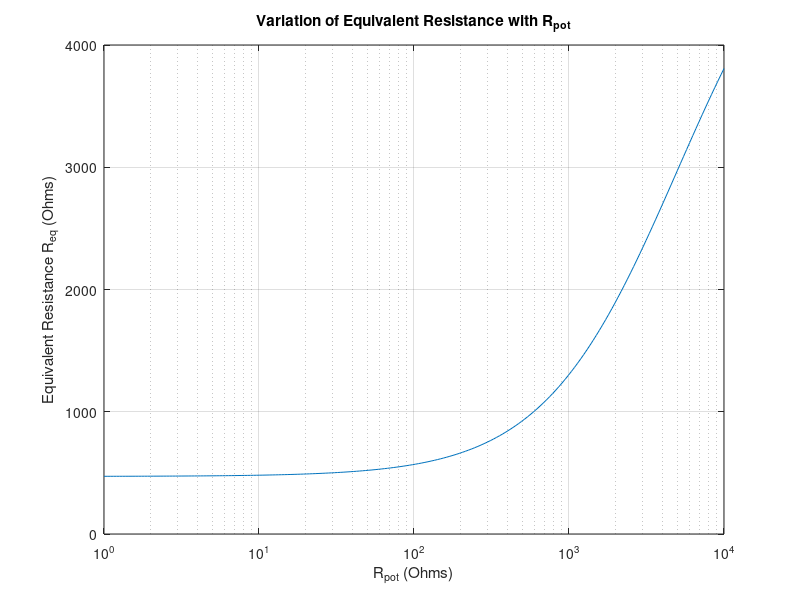
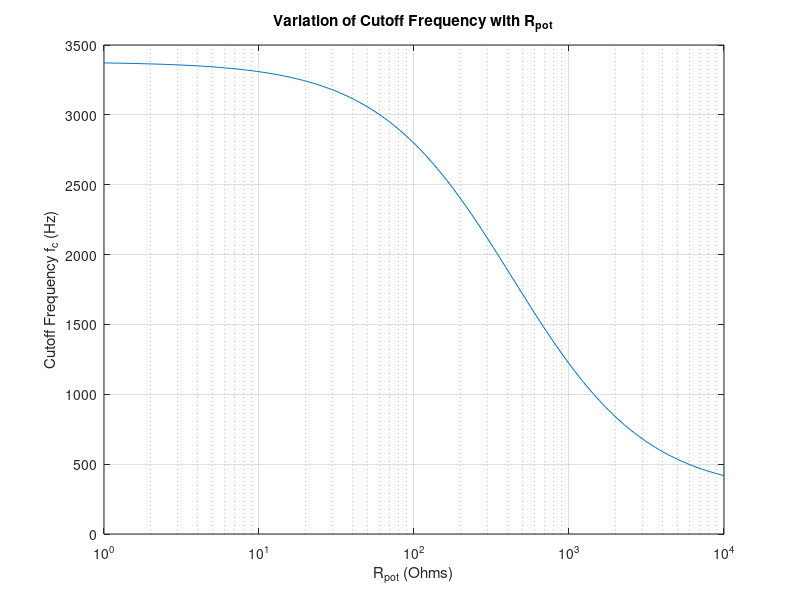

MATLAB code to generate these figures, in order:
R_pot = logspace(0,4,200); % Log-spaced values from 1 Ohm to 10,000 Ohms

R_s = 471.01;  
R_p = 5007.18; 

% Compute Equivalent Resistance
R_eq = R_s + (R_pot .* R_p) ./ (R_pot + R_p);

C = 0.1e-6; % 0.1 µF capacitor

% Compute Cutoff Frequency
f_c = 1 ./ (2 * pi * R_eq * C);

% Verify frequency range
fprintf('Min cutoff frequency: %.2f Hz\n', min(f_c));
fprintf('Max cutoff frequency: %.2f Hz\n', max(f_c));

% Plot R_eq values
figure(1);
plot(R_pot, R_eq);
set(gca, 'XScale', 'log');
grid on;
xlabel('R_{pot} (Ohms)');
ylabel('Equivalent Resistance R_{eq} (Ohms)');
title('Variation of Equivalent Resistance with R_{pot}')

% Plot f_c values
figure(2);
plot(R_pot, f_c);
set(gca, 'XScale', 'log');
grid on;
xlabel('R_{pot} (Ohms)');
ylabel('Cutoff Frequency f_c (Hz)');
title('Variation of Cutoff Frequency with R_{pot}');
